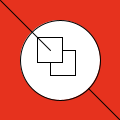
Frame 1 (no input)
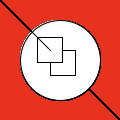
Frame 60 (the mouse pressed at the canvas centre just before this capture)
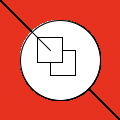
Frame 120 (the mouse held since frame 60 and released just before this capture)

The Processing sketch that drew these frames (run headless with seeded random() and noise(); from frame 60 on, the mouse is pressed at the canvas centre):

// Processing sketch: processing_111675
// ── processing_111675.pde

// heelo world 2
// lin wenyu

void setup() {
size(120,120);
background(230, 50, 30);
}

void draw() {
line(70,70,120,120);

ellipse(60, 60, 80, 80);

rectMode(CORNER);
rect(50,50,25,25);
rectMode(CENTER);
rect(50,50,-25,-25);

line(0,0,50,50);
}
